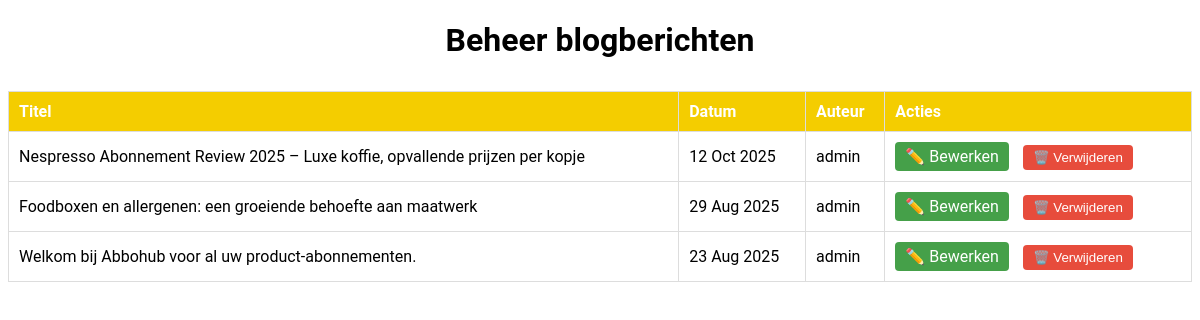
Page /admin/blog (signed in) on the earlier database version.
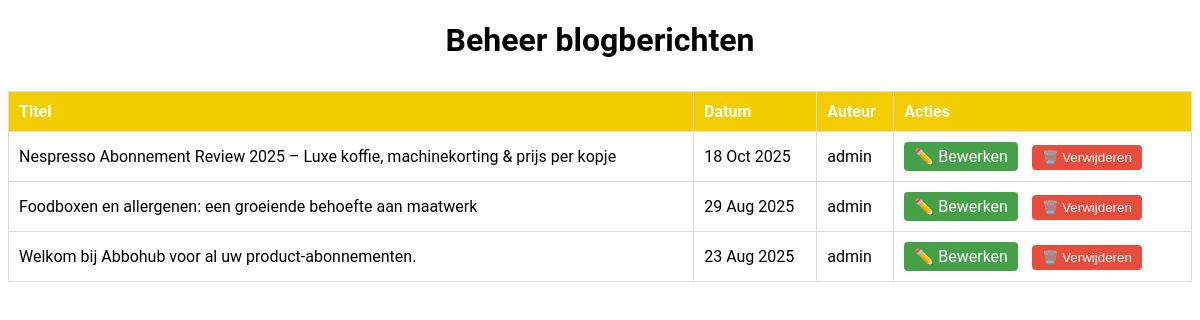
Same page on the later database version.
### app.py (models this page shows)
class BlogPost(db.Model):
    id = db.Column(db.Integer, primary_key=True)
    titel = db.Column(db.String(150), nullable=False)
    slug = db.Column(db.String(150), unique=True, nullable=False)
    inhoud = db.Column(db.Text, nullable=False)
    afbeelding = db.Column(db.String(255), nullable=True)
    video_url = db.Column(db.String(255), nullable=True)
    datum = db.Column(db.DateTime, default=db.func.now())
    auteur_id = db.Column(db.Integer, db.ForeignKey('user.id'))
    auteur = db.relationship('User', backref='blogposts')

class User(UserMixin, db.Model):
    id = db.Column(db.Integer, primary_key=True)
    username = db.Column(db.String(50), nullable=False, unique=True)
    password_hash = db.Column(db.String(255), nullable=False)
    is_admin = db.Column(db.Boolean, default=False)

### app.py (the view)
@app.route('/admin/blog')
@login_required
def admin_blog_overzicht():
    if not current_user.is_admin:
        abort(403)
    posts = BlogPost.query.order_by(BlogPost.datum.desc()).all()
    return render_template('admin_blog_overzicht.html', posts=posts)

### app.py (called while the page is built)
@login_manager.user_loader
def load_user(user_id):
    return User.query.get(int(user_id))

@app.before_request
def enforce_trailing_slash():
    if request.path.startswith("/blog") and not request.path.endswith("/"):
        return redirect(request.path + "/", code=301)

### templates/admin_blog_overzicht.html (shortened to what this page needs)
<!DOCTYPE html>
<html lang="nl">
<head>
  <link rel="stylesheet" href="{{ url_for('static', filename='css/styles.css') }}">
</head>
<body>
  <h1 style="text-align: center;">Beheer blogberichten</h1>
  <table>
    <thead>
      <tr>
        <th>Titel</th>
        <th>Datum</th>
        <th>Auteur</th>
        <th>Acties</th>
      </tr>
    </thead>
    <tbody>
      {% for post in posts %}
      <tr>
        <td>{{ post.titel }}</td>
        <td>{{ post.datum.strftime('%d %b %Y').lstrip('0') }}</td>
        <td>{{ post.auteur.username if post.auteur else 'Onbekend' }}</td>
        <td class="acties">
          <a href="{{ url_for('blog_bewerken', post_id=post.id) }}" class="btn-bewerk">✏️ Bewerken</a>
          <form method="POST" action="{{ url_for('blog_verwijderen', post_id=post.id) }}" onsubmit="return confirm('Weet je zeker dat je dit blogbericht wilt verwijderen?');">
            <button type="submit" class="btn-verwijder">🗑️ Verwijderen</button>
          </form>
        </td>
      </tr>
      {% endfor %}
    </tbody>
  </table>
</body>
</html>

### static/styles.css (style rules this page uses)
body { font-family: 'Roboto', sans-serif; }

### templates/admin_blog_overzicht.html (style rules this page uses)
table { width: 100%; border-collapse: collapse; margin: 2rem auto; }
th, td { padding: 10px; border: 1px solid #ddd; text-align: left; }
th { background-color: #f4cd00; color: white; }
.acties a, .acties form { display: inline-block; margin-right: 10px; }
.btn-verwijder { background-color: #e74c3c; color: white; border: none; padding: 5px 10px; border-radius: 4px; cursor: pointer; }
.btn-bewerk { background-color: #45a049; color: white; padding: 5px 10px; border-radius: 4px; text-decoration: none; }

Differences in the rows shown:
changed BlogPost: titel "Nespresso Abonnement Review 2025 – Luxe koffie, opvallende prijzen per kopje" → "Nespresso Abonnement Review 2025 – Luxe koffie, machinekorting & prijs per kopje"; datum "12 Oct 2025" → "18 Oct 2025"
